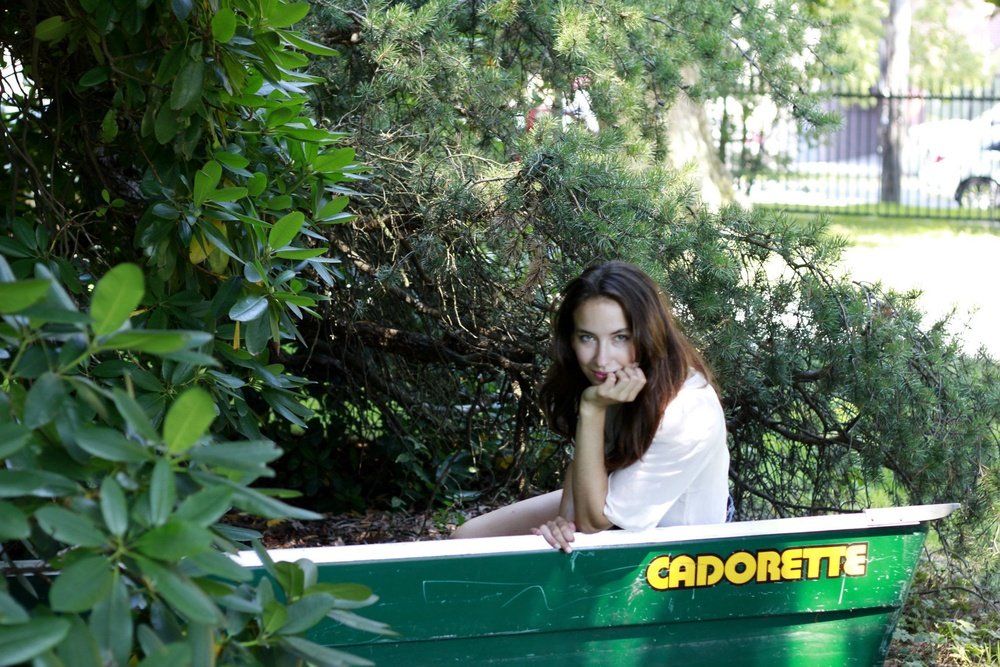
#> input picture 2014-04-14/boat.jpg, 1000 x 667 px, shrunk from 2048 x 1366 before the run, given in place of the camera
$ python pop.py   (Python 2 division)   (older library calls are emulated)
#> lines starting #> are read from the running program, lines starting #| are printed output that depends on the picture
#Imports
import cv
import cv2
import numpy as np
import math
import random
import time

# [19 lines of commented-out code are left out]

def diffImg(t0, t1, t2):
	d1 = cv2.absdiff(t2, t1)
	d2 = cv2.absdiff(t1, t0)
	return cv2.bitwise_and(d1, d2)

def blobSmoothing(immask):
    imfilter = cv2.medianBlur(immask,7)
    imfilter = cv2.medianBlur(imfilter,5)
    imfilter = cv2.medianBlur(imfilter,3)

    kernel = cv2.getStructuringElement(cv2.MORPH_RECT,(5,5))

    imfilter = cv2.dilate(imfilter,0.5*kernel)
    imfilter = cv2.erode(imfilter,kernel)
    return imfilter

# [9 lines left out: function get_hull, not called in this run]

#Normalize a 2D vector and multiply by norm_val
def normalize(x, y, norm_val):
	return norm_val*x/np.sqrt(math.pow(x,2)+math.pow(y,2)),  norm_val*y/np.sqrt(math.pow(x,2)+math.pow(y,2))

class Point:
	def __init__(self, x, y):
		self.x = x
		self.y = y

class Bubble:
	# [17 lines left out: function __init__, not called in this run]

	#Set fly location
	def set_loc(self, x, y):
		self.x = x
		self.y = y

	#Set fly velocity (normalized)
	def set_vel(self, vx, vy):
		self.vx, self.vy = normalize(vx, vy, v)

	# [52 lines left out: functions draw_bubble, update_loc, wiggle, not called in this run]

cam = cv2.VideoCapture(0)
width = int(cam.get(3))
height = int(cam.get(4))
v = 10 #velocity of bubbles
winName = "Movement Indicator"
cv2.namedWindow(winName, cv2.CV_WINDOW_AUTOSIZE)
guilty_contours = []
# Read three images first:
t_minus = cv2.cvtColor(cam.read()[1], cv2.COLOR_RGB2GRAY)
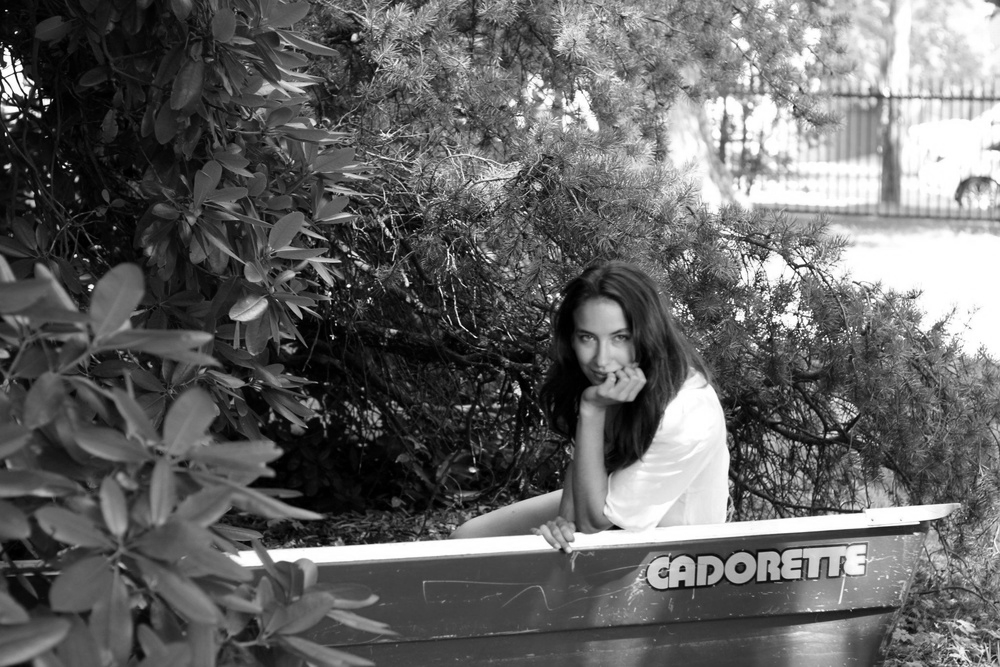
#> t_minus: shape (667, 1000); min 0, max 255, mean 100.3
t = cv2.cvtColor(cam.read()[1], cv2.COLOR_RGB2GRAY)
t_plus = cv2.cvtColor(cam.read()[1], cv2.COLOR_RGB2GRAY)
display_img = cv2.cvtColor(cam.read()[1], cv2.COLOR_RGB2GRAY)
bubbles = []
time_0 = time.clock()

while True:
	im= diffImg(t_minus, t, t_plus)
#> in diffImg, `d1 = cv2.absdiff(t2, t1)`: d1: shape (667, 1000); every value is 0
	thresh = 30
	im_bw = cv2.threshold(im, thresh, 255, cv2.THRESH_BINARY)[1]
	im_filter = blobSmoothing(im_bw)
	time_now = time.clock()
	popText = False

	contours, hierarchy = cv2.findContours(im_filter,cv2.RETR_TREE,cv2.CHAIN_APPROX_SIMPLE)
#> contours = []
	goodcontours = []
	for cnt in contours:
		area = cv2.contourArea(cnt)
		if area > 100:
			goodcontours.append(cnt)
#> this loop made 0 passes
#> after the loop, goodcontours = []

	#New bubble every 5 seconds
	if time_now - time_0 > 3:
		newBubble = Bubble()
		bubbles.append(newBubble)
		time_0 = time.clock()

	#Update and draw flies
	if len(bubbles):
		for bubble in bubbles:
			bubble.update_loc()
			bubble.draw_bubble(display_img)
			for cnt in goodcontours:
				if (bubble.living and cv2.pointPolygonTest(cnt, (int(bubble.x), int(bubble.y)), False) > 0 ):
					bubble.living = False
					popText = True
					#print("GOT ONE")
					#guilty_contours.append(cnt)
					break

	display_img = cv2.flip(display_img,1)
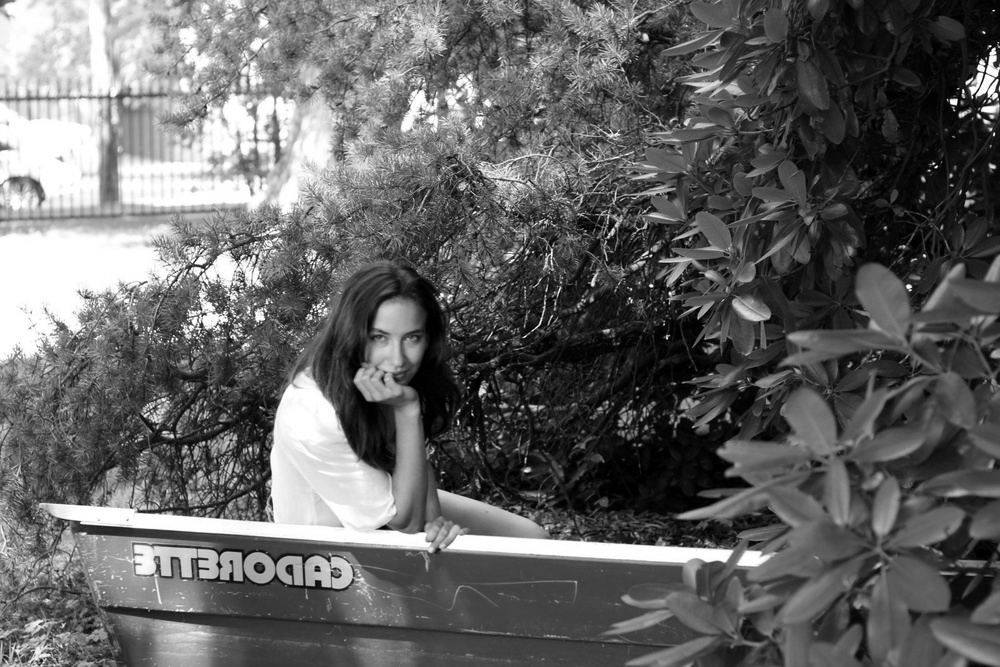
#> display_img: shape (667, 1000); min 0, max 255, mean 100.3
	if (popText):
		cv2.putText(display_img, "POP!!", (int(bubble.x), int(bubble.y)), cv2.FONT_HERSHEY_SIMPLEX, 2, (255,255,255), 4)
	#cv2.drawContours(display_img,guilty_contours,-1,(255,0,0),-1)
	cv2.imshow( winName, display_img)

	# Read next image
	t_minus = t
	t = t_plus
	t_plus = cv2.cvtColor(cam.read()[1], cv2.COLOR_RGB2GRAY)
	display_img = cv2.cvtColor(cam.read()[1], cv2.COLOR_RGB2GRAY)

	key = cv2.waitKey(10)
#> (key Esc is pressed here)
	if key == 27:
		cv2.destroyWindow(winName)
		break

print "Goodbye"

$ run again, on 2014-04-14/grad.jpg
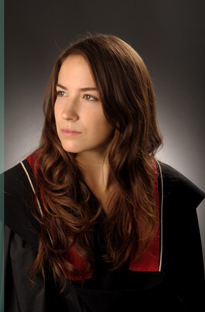
#> input picture 2014-04-14/grad.jpg, 205 x 312 px, given in place of the camera
#> `t_minus = cv2.cvtColor(cam.read()[1], cv2.COLOR_RGB2GRAY)`:
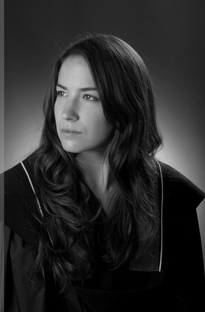
#> t_minus: shape (312, 205); min 0, max 208, mean 42.6
#> d1: shape (312, 205); every value is 0
#> contours = []
#> `display_img = cv2.flip(display_img,1)`:
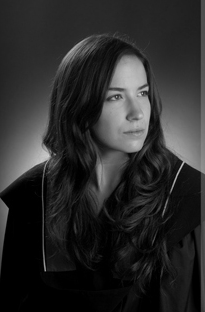
#> display_img: shape (312, 205); min 0, max 208, mean 42.6

$ run again, on 2014-04-14/gradball.jpg
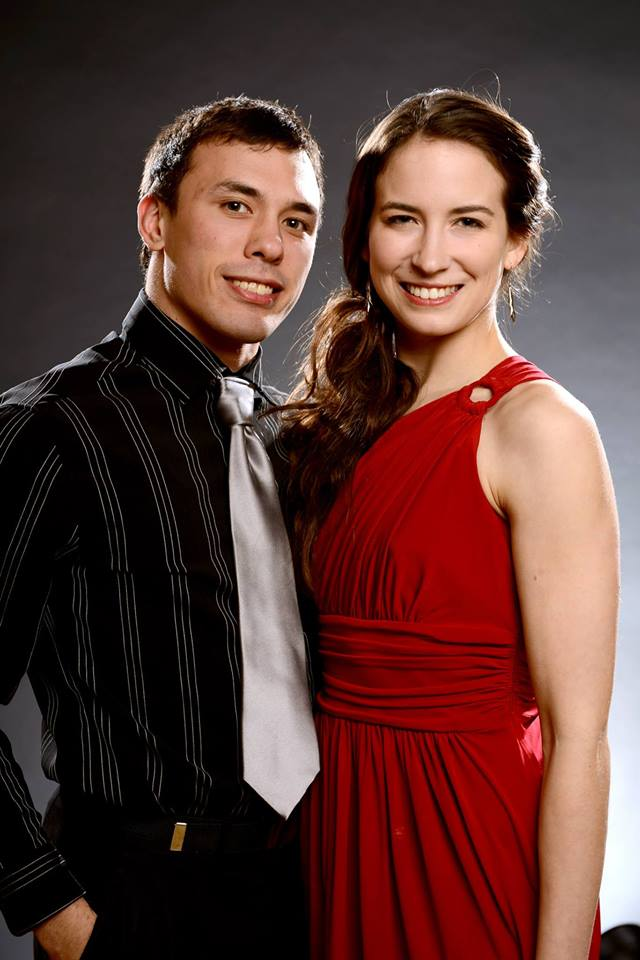
#> input picture 2014-04-14/gradball.jpg, 640 x 960 px, given in place of the camera
#> `t_minus = cv2.cvtColor(cam.read()[1], cv2.COLOR_RGB2GRAY)`:
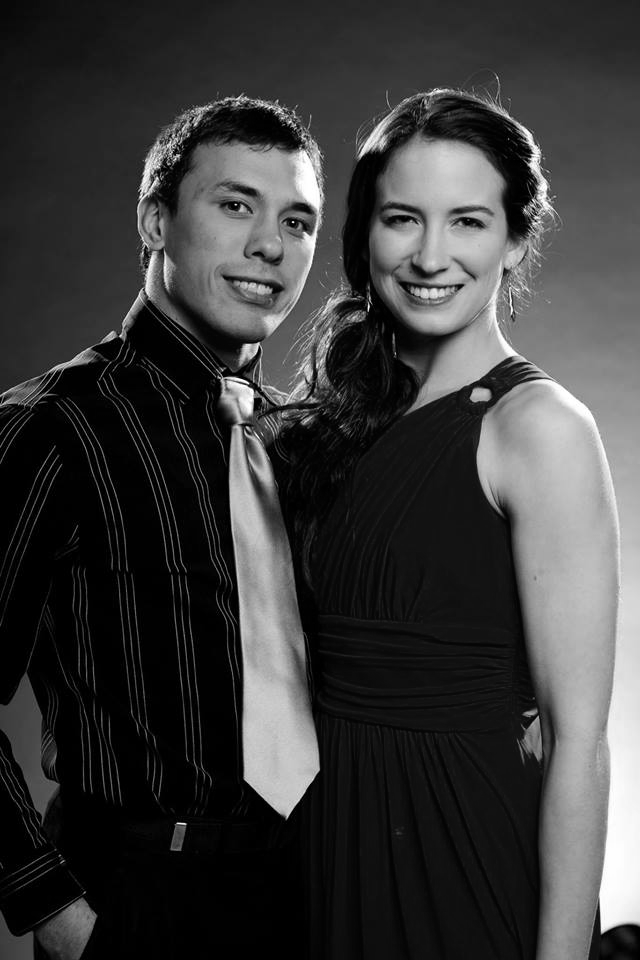
#> t_minus: shape (960, 640); min 0, max 255, mean 59.5
#> d1: shape (960, 640); every value is 0
#> contours = []
#> `display_img = cv2.flip(display_img,1)`:
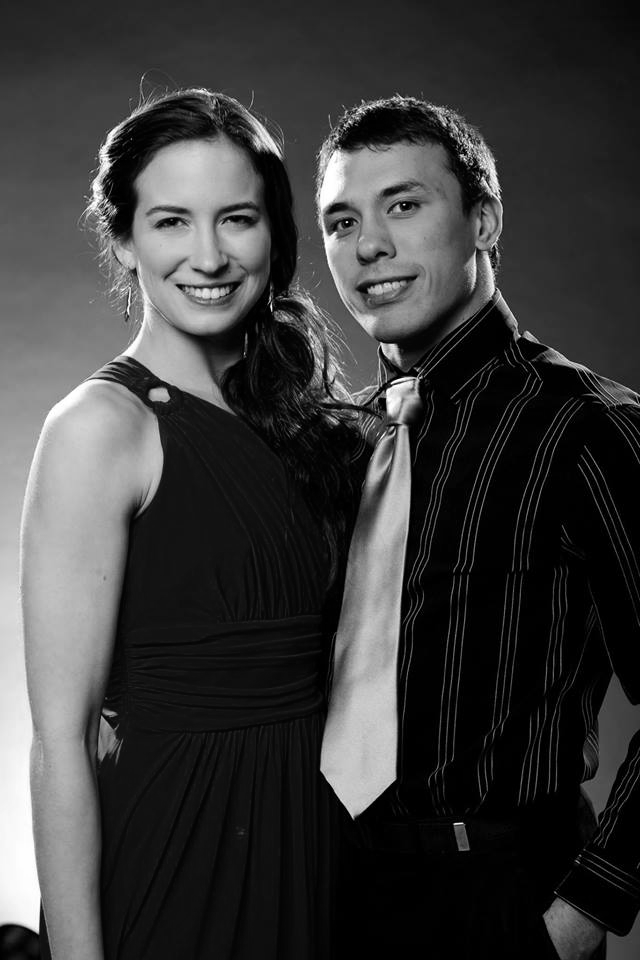
#> display_img: shape (960, 640); min 0, max 255, mean 59.5

$ run again, on 2014-04-14/gradball2.jpg
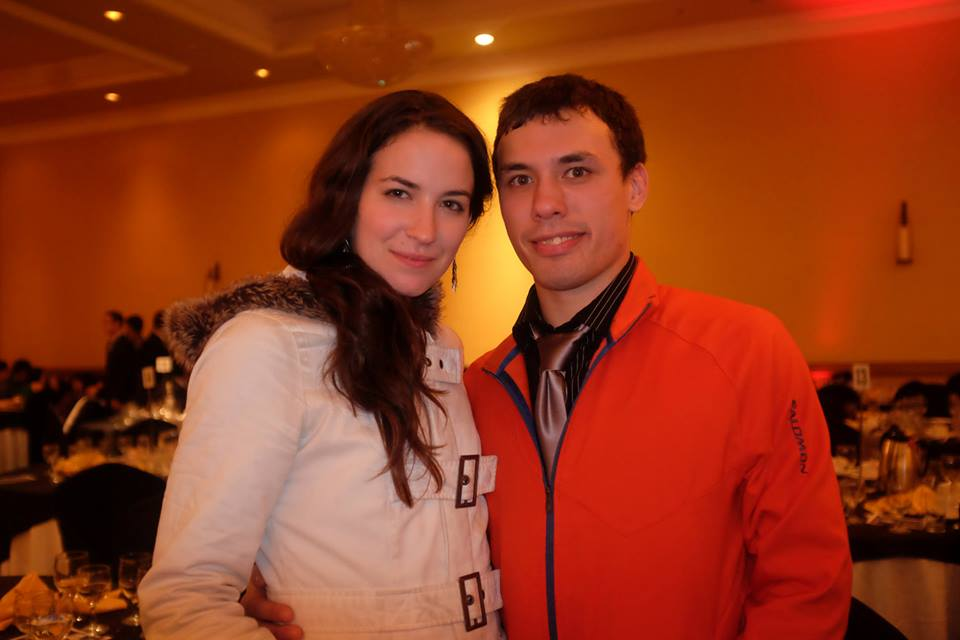
#> input picture 2014-04-14/gradball2.jpg, 960 x 640 px, given in place of the camera
#> `t_minus = cv2.cvtColor(cam.read()[1], cv2.COLOR_RGB2GRAY)`:
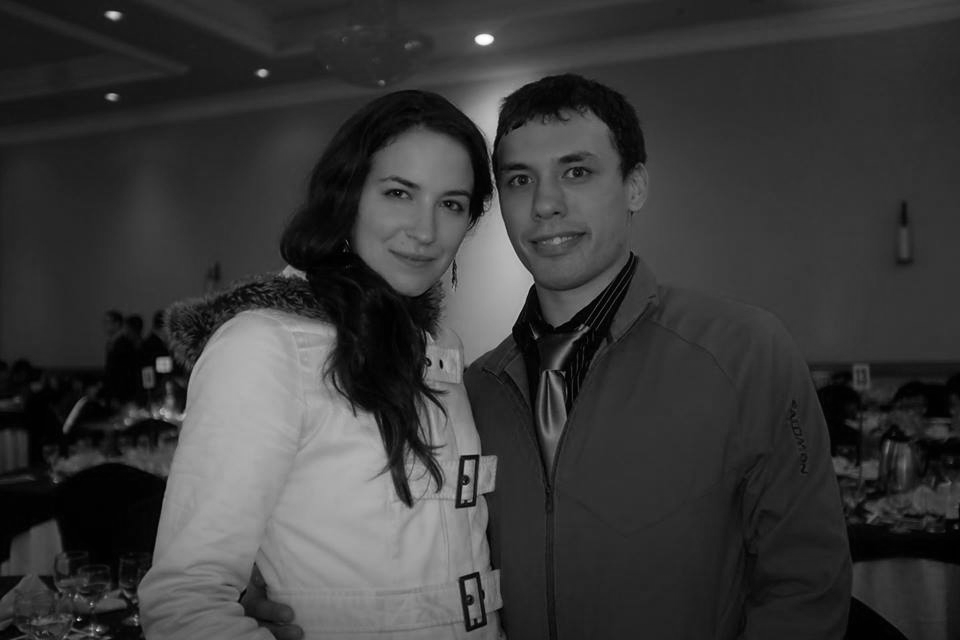
#> t_minus: shape (640, 960); min 0, max 255, mean 58.1
#> d1: shape (640, 960); every value is 0
#> contours = []
#> `display_img = cv2.flip(display_img,1)`:
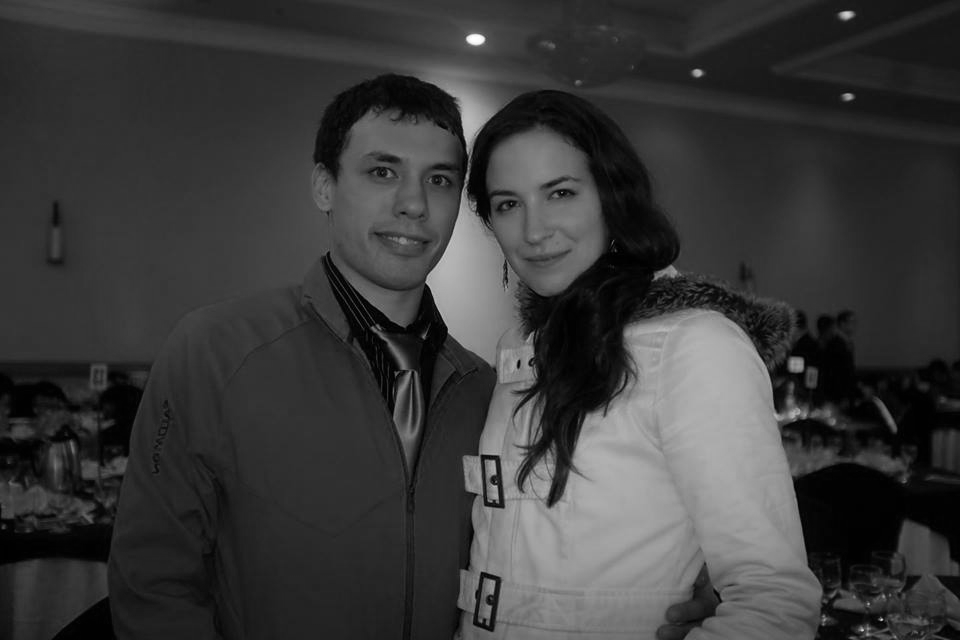
#> display_img: shape (640, 960); min 0, max 255, mean 58.1
